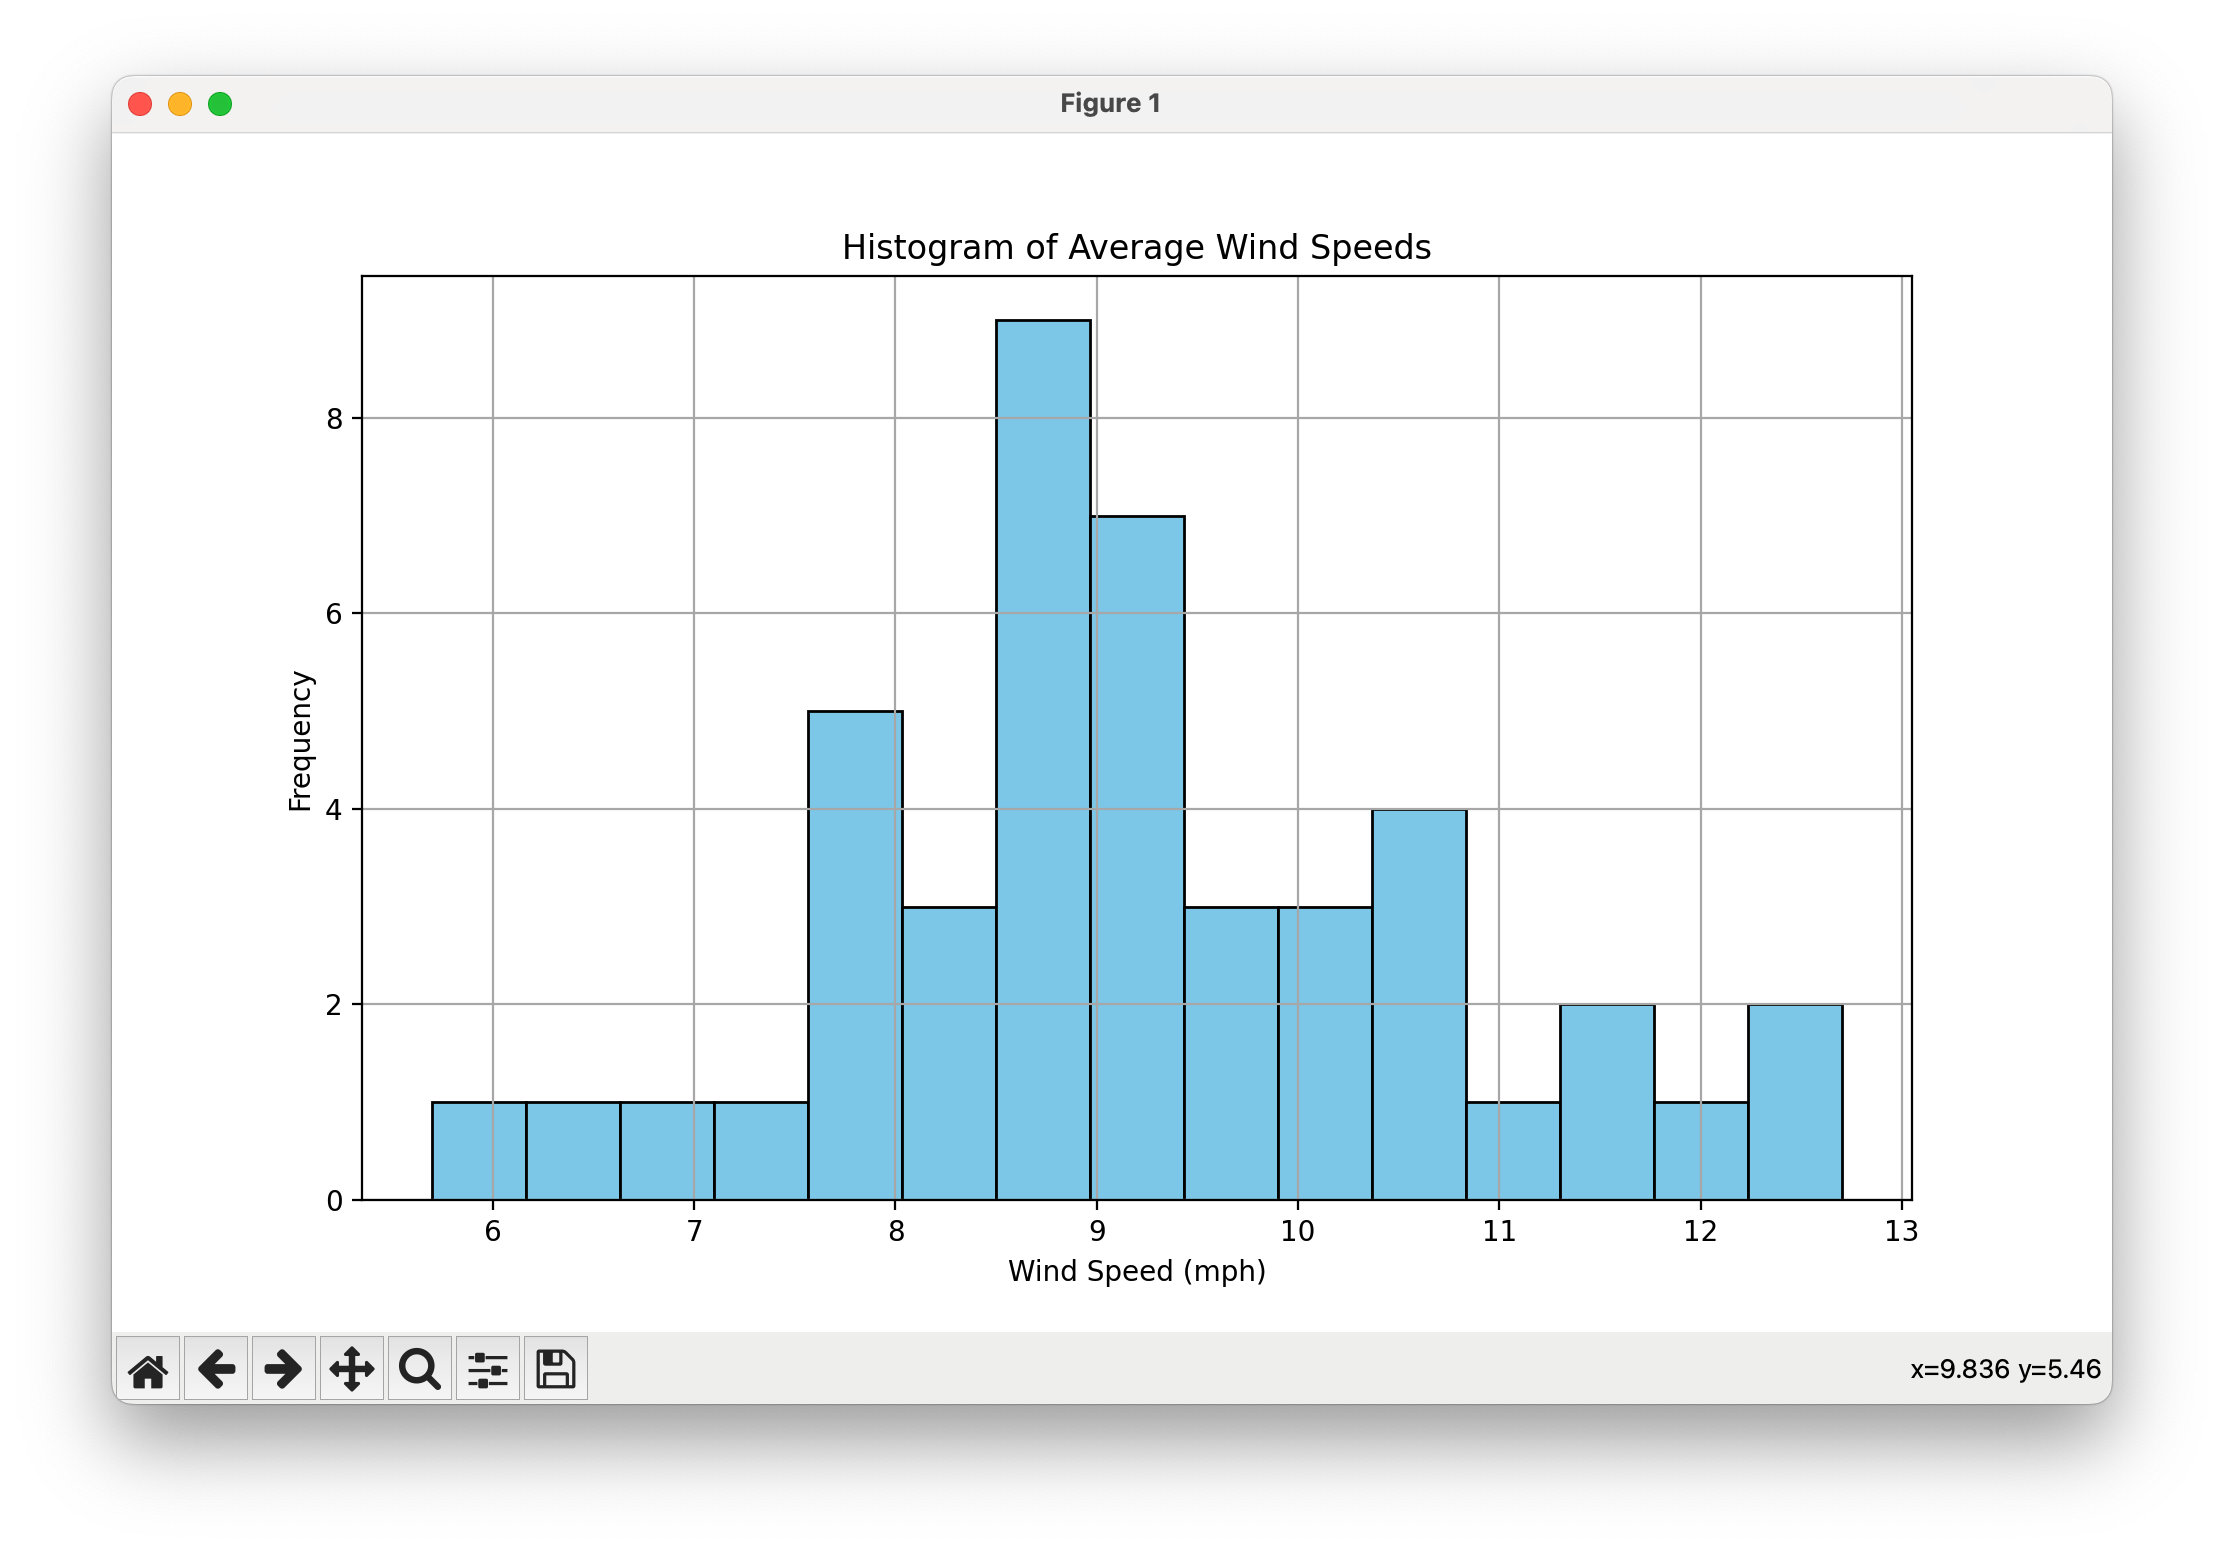

The Python source for this figure:
import matplotlib.pyplot as plt

# Data of average wind speeds in miles per hour
wind_speeds = [
    8.9, 12.4, 7.1, 11.8, 9.1, 10.9, 8.8, 12.7, 10.2, 10.3,
    8.6, 11.3, 10.7, 7.6, 10.3, 9.6, 8.4, 7.8, 7.7, 10.6,
    9.2, 8.8, 9.1, 9.2, 8.2, 7.8, 11.5, 9.3, 5.7, 
    10.5, 10.5, 8.3, 8.8, 9.5, 6.2, 7.0, 9.0, 8.7, 7.9, 
    8.8, 9.6, 8.9, 8.8, 9.4
]

# Get percentage of wind speeds greater than 10.3 mph
greater_than_10_3 = len([speed for speed in wind_speeds if speed > 10.3])
percentage = round(greater_than_10_3/len(wind_speeds), 2)
print(f"Percentage of wind speeds greater than 10.3 mph: {percentage}")

# Create a histogram
plt.figure(figsize=(10, 6))
plt.hist(wind_speeds, bins=15, color='skyblue', edgecolor='black')
plt.title('Histogram of Average Wind Speeds')
plt.xlabel('Wind Speed (mph)')
plt.ylabel('Frequency')
plt.grid(True)
plt.show()
